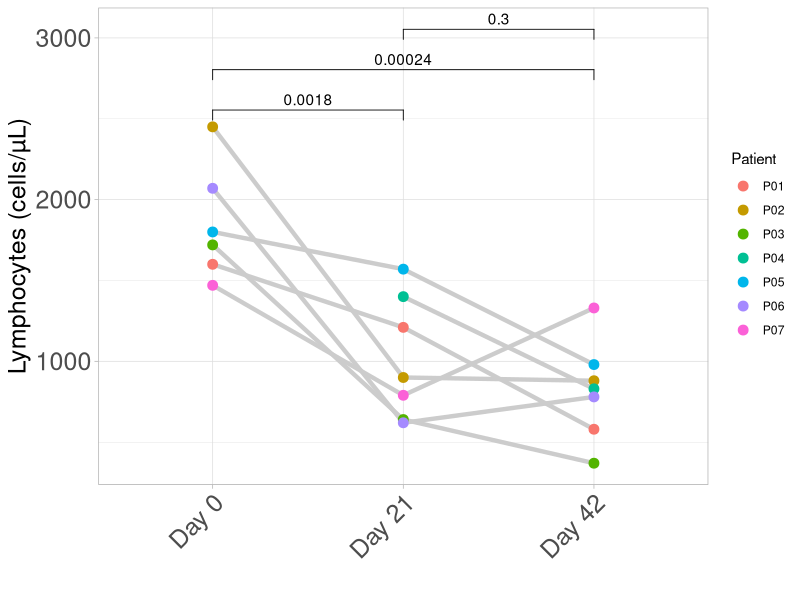
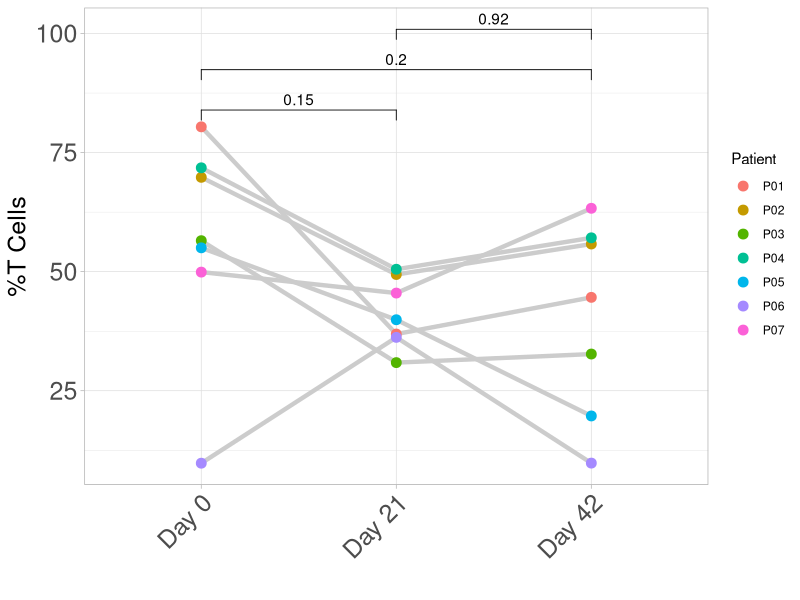
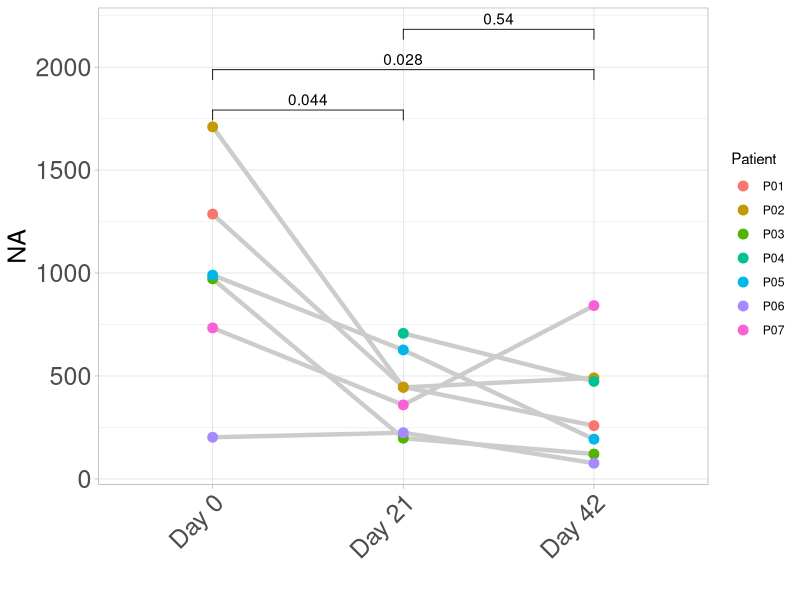
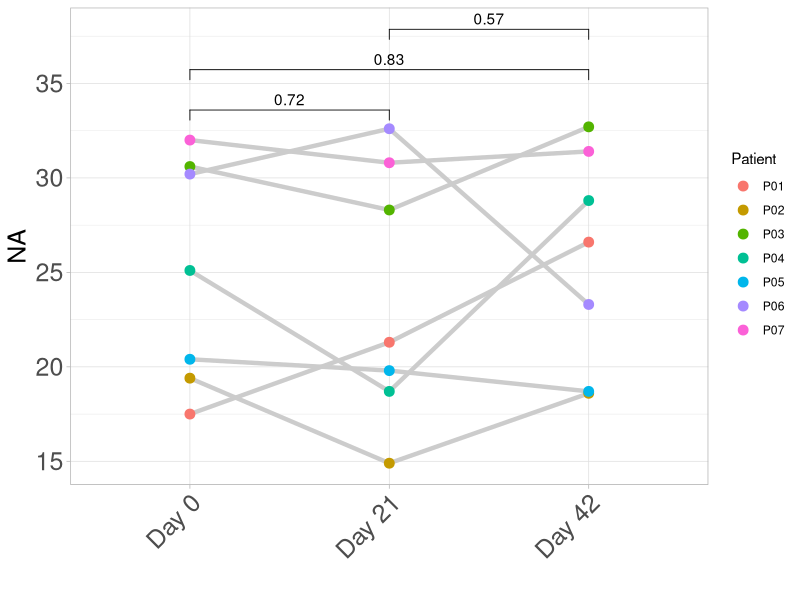
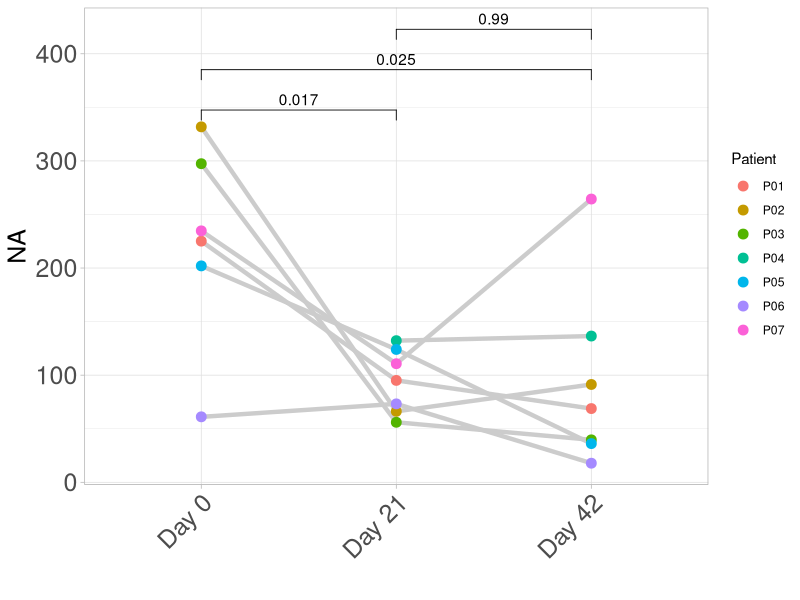
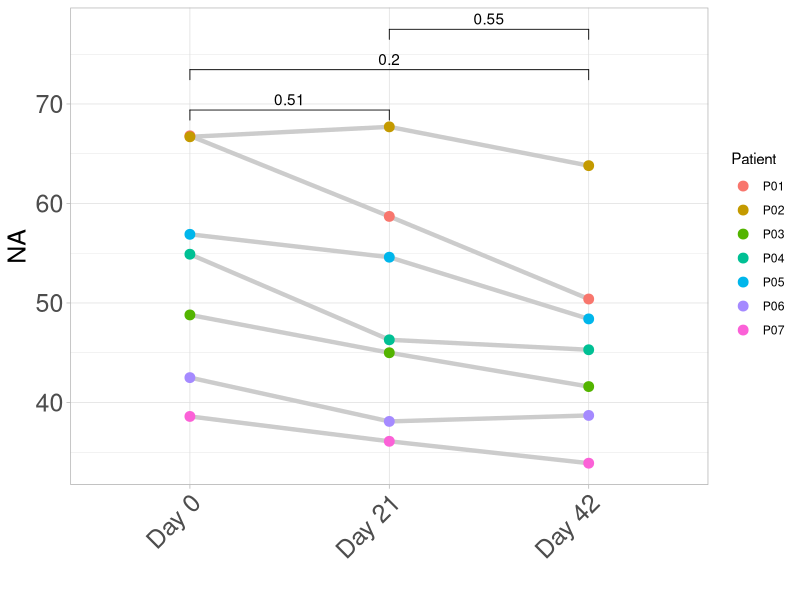
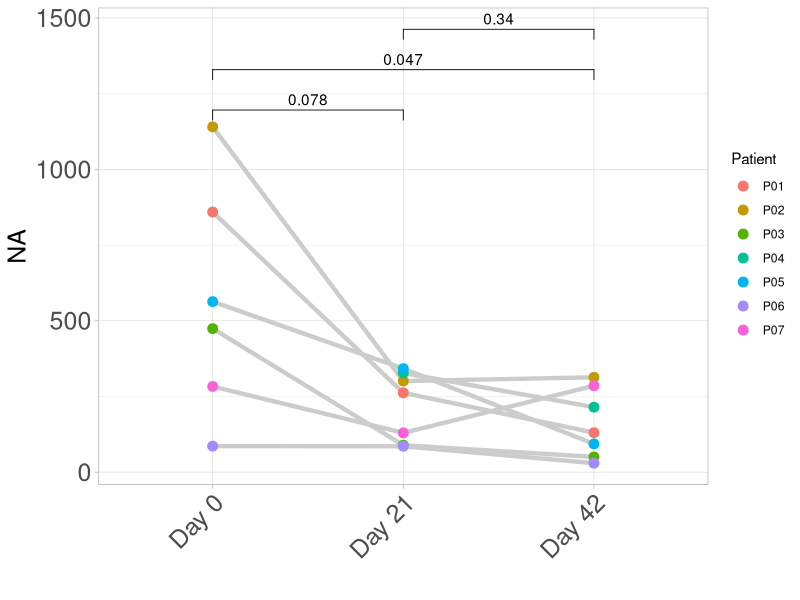
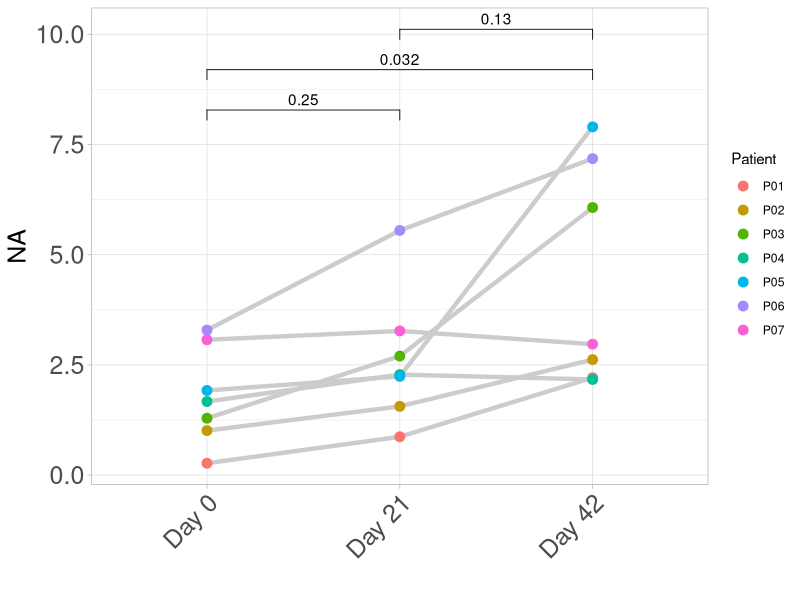

Generate these figures, in order, with R:
library(ggplot2)
library(ggpubr)

dat <- read.csv("Compiled.data.file.csv", header = TRUE, stringsAsFactors = FALSE)

not_nice_measures <- c("X..CD146.","new_trait")

for(measure in colnames(dat)[!colnames(dat) %in% c("Patient","Day")]){
  df <- na.omit(dat[,c("Patient","Day",measure)])
  
  my_measure <- sym(measure)
  
  my_ylab <- sapply(my_measure,function(i){
    if(i == "Lymphocyte.count"){"Lymphocytes (cells/µL)"}
    else if(i == "X..T.cells"){"%T Cells"}
    else if(i == ""){""}
    else{NA}
  })

  if(measure %in% not_nice_measures){
    my_comparisons <- list(c("Day 0", "Day 42"))
    my_breaks <- c("Day 0", "Day 42")
    my_width <- 4.12
  }else{
    my_comparisons <- list(c("Day 0", "Day 21"), c("Day 0", "Day 42"), c("Day 21", "Day 42"))
    my_breaks <- c("Day 0","Day 21","Day 42")
    my_width <- 6.67
  }

  p <- ggplot(df, aes(x=Day,y=!!my_measure))+
    geom_line(aes(group=Patient),size=1.5,color="gray80")+
    geom_point(aes(color=Patient),size=3)+
    stat_compare_means(method = "t.test",comparisons = my_comparisons)+
    theme_light()+
    ylab(my_ylab)+
    xlab("")+
    scale_x_discrete(breaks=my_breaks)+
    theme(axis.text = element_text(size = 18),
      plot.title = element_text(size = 20),
      axis.title= element_text(size = 18),
      axis.text.x = element_text(angle = 45, hjust = 1))+
    theme(legend.position = "right")
  p
  ggsave(paste0(my_measure,".png"),width = my_width,height = 4.82,dpi=300)
}
